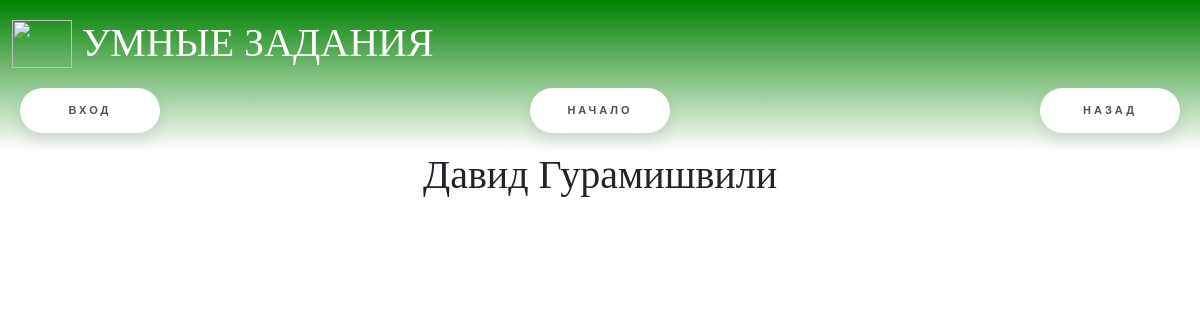
/lk/teacher_classes/student_task_list/4, run on an earlier commit of the app's database.
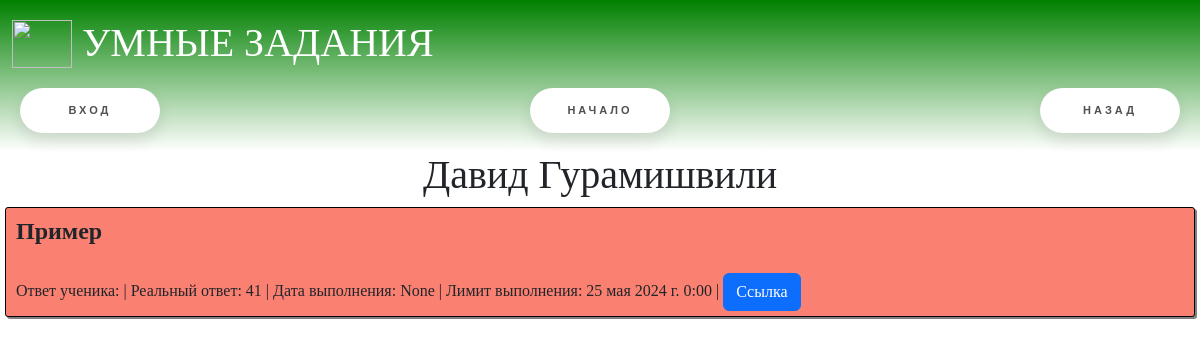
And on a later commit of the database.
### main/models.py (models this page shows, shortened)
class StudentTask(models.Model):
    task = models.ForeignKey(Task, verbose_name='Задание', on_delete=models.CASCADE)
    student = models.ForeignKey(Student, verbose_name="Ученик", on_delete=models.CASCADE)
    teacher = models.ForeignKey(Teacher, verbose_name="Учитель", on_delete=models.CASCADE)
    student_answer = models.TextField("Ответ ученика")
    is_right = models.BooleanField("Правильно?", blank=True, null=True)
    teacher_check = models.BooleanField("Нужна проверка?", default=False)
    teaher_comment = models.TextField("Комментарий учителя", blank=True, null=True)
    get_date = models.DateTimeField("Дата выдачи", auto_now_add=True)
    done_date = models.DateTimeField("Дата выполнения", null=True, blank=True)
    limite_date = models.DateTimeField("Лимит выполнения", null=True, blank=True)
    class Meta:
        verbose_name = 'Задание ученика'
        verbose_name_plural = "Задания учеников"

class Task(models.Model):
    name = models.CharField("Название", max_length=255, default="")
    grade = models.IntegerField("Класс")
    level_of_knowledge = models.IntegerField("Уровень знаний")
    task_text = models.TextField("Текст задания")
    answer = models.CharField("Ответ", max_length=255, null=True, blank=True)
    subject = models.ForeignKey(Subject, verbose_name="Предмет", on_delete=models.CASCADE)
    theme = models.ForeignKey(Theme, verbose_name="Тема", on_delete=models.CASCADE, null=True, blank=True)
    is_neural = models.BooleanField("Написано нейросетью?", default=False)
    teacher_check = models.BooleanField("Нужна проверка?", default=False)
    class Meta:
        verbose_name = 'Задание'
        verbose_name_plural = "Задания"

### main/views.py (the view)
# urls.py: path("lk/teacher_classes/student_task_list/<int:student_id>", views.student_task_list_teacher, name = "student_task_list_teacher"),
def student_task_list_teacher(request, student_id):
    student = models.Student.objects.get(id=student_id)
    tasks = models.StudentTask.objects.filter(student__id=student_id)
    return render(request, "student_task_list_teacher.html", {
        "tasks": tasks,
        "student": student
    })

### main/templates/student_task_list_teacher.html
{% extends "base.html" %}
{% block content %}
    <h1>{{student.user.first_name}} {{student.user.last_name}}</h1>
    {% for task in tasks %}
        <div class="tasklist" style="{% if  task.is_right%}background-color: #98FB98{% else %}background-color: #FA8072{% endif %}">
            <div class="oneLine" style="font-size:1.5rem; font-weight:bold">{{task.task.name}}</div>
            <br>
            <br>
            <div class="oneLine">Ответ ученика: {{task.student_answer}}</div>
            <div class="oneLine">|       Реальный ответ: {{task.task.answer}}</div>
            <div class="oneLine">|       Дата выполнения: {{task.done_date}}</div>
            <div class="oneLine">|       Лимит выполнения: {{task.limite_date}}</div>
            <div class="oneLine">|       <a class="btn btn-primary" href= "{% url "student_task_teacher" task.id%}">Ссылка</a></div>
        </div>
    {% endfor %}
{% endblock %}

What changed in the data, as far as the page shows it:
added StudentTask: task.name "Пример", task.answer "41", done_date "None", limite_date "25 мая 2024 г. 0:00"
